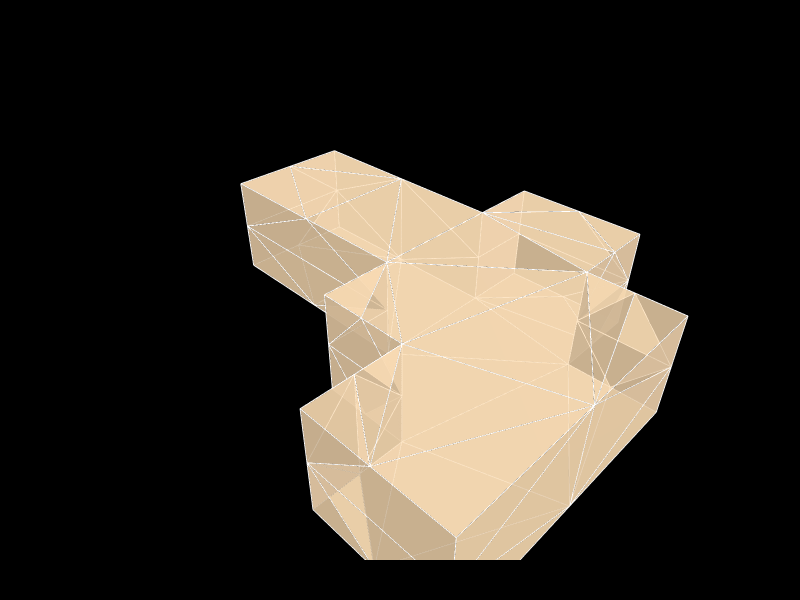

Notebook code cell kept with this figure:
### Code cell
Topology.Show(cc_building,
              faceColor=[250,220,180],
              faceOpacity=0.8,
              edgeColor="white",
              edgeWidth=2,
              showVertices=False,
              backgroundColor="black",
              width=800,
              height=600,
              renderer=renderer)

### Figure 1 — Plotly figure (JSON) as saved in the notebook; plotly's stock layout.template omitted (floating-point values rounded to 4 significant figures; data arrays with more than 128 entries replaced by an {"elided": "..."} marker saying what was removed)
{"data": [{"hoverinfo": "text", "legendgroup": "2", "legendrank": 2, "line": {"color": "white", "dash": "solid", "width": 2}, "marker": {"size": 0}, "mode": "lines", "name": "1: Untitled (Edges)", "showlegend": false, "text": "", "type": "scatter3d", "x": {"elided": "456 float values"}, "y": {"elided": "456 float values"}, "z": {"elided": "456 float values"}}, {"cmax": 1, "cmin": 0, "color": "#FADCB4", "colorscale": [[0, "#440154"], [0.1111, "#482878"], [0.2222, "#3e4989"], [0.3333, "#31688e"], [0.4444, "#26828e"], [0.5556, "#1f9e89"], [0.6667, "#35b779"], [0.7778, "#6ece58"], [0.8889, "#b5de2b"], [1, "#fde725"]], "flatshading": true, "hoverinfo": "text", "hovertext": "", "i": [0, 3, 1, 2, 3, 3, 4, 9, 9, 10, 10, 12, 6, 6, 3, 14, 4, 1, 17, 18, 4, 19, 18, 19, 12, 12, 13, 13, 3, 14, 3, 1, 25, 8, 27, 18, 25, 18, 19, 12, 12, 21, 13, 22, 23, 16, 32, 33, 34, 27, 8, 27, 17, 28, 18, 29, 12, 27, 27, 21, 31, 21, 18, 32, 33, 26, 26, 40, 35, 18, 12, 35, 38, 31, 41, 21, 32, 41, 41, 26, 34, 48, 41, 38, 44, 44, 41, 32, 45, 41, 46, 53, 53, 53, 45, 49, 49, 53, 50, 53, 55, 51, 54, 54, 53, 38, 55, 55], "j": [1, 1, 4, 5, 0, 7, 1, 10, 2, 11, 5, 0, 0, 13, 14, 1, 8, 16, 10, 10, 17, 11, 19, 5, 20, 5, 0, 22, 13, 23, 23, 14, 4, 26, 8, 17, 17, 29, 30, 27, 21, 5, 20, 20, 16, 14, 25, 26, 15, 35, 27, 16, 25, 25, 30, 30, 37, 12, 23, 38, 39, 30, 25, 15, 8, 33, 42, 15, 33, 32, 39, 37, 21, 38, 39, 32, 40, 46, 33, 46, 42, 40, 35, 43, 38, 51, 31, 45, 40, 51, 52, 34, 47, 42, 48, 43, 45, 54, 53, 50, 51, 54, 52, 42, 38, 45, 44, 54], "k": [2, 0, 2, 0, 6, 1, 8, 2, 4, 5, 2, 5, 13, 3, 7, 7, 15, 8, 9, 17, 9, 10, 10, 11, 0, 21, 20, 23, 23, 24, 14, 16, 15, 15, 16, 28, 4, 19, 5, 20, 31, 30, 22, 23, 24, 24, 15, 8, 26, 36, 36, 23, 28, 18, 29, 19, 35, 35, 20, 31, 12, 32, 32, 40, 36, 41, 34, 34, 36, 30, 37, 39, 43, 44, 31, 43, 45, 26, 35, 42, 47, 34, 39, 49, 50, 31, 51, 43, 48, 46, 42, 47, 42, 54, 34, 45, 38, 44, 44, 38, 44, 46, 46, 52, 34, 34, 54, 51], "legendgroup": "3", "legendrank": 3, "lighting": {"facenormalsepsilon": 0}, "name": "1: Untitled (Faces)", "opacity": 0.8, "showlegend": false, "showscale": false, "text": "", "type": "mesh3d", "x": [53.25, 53.25, 53.25, 53.25, 53.25, 53.25, 53.25, 53.25, -7.315, 85.49, 85.49, 85.49, -7.315, 22.97, 22.97, 42.93, -7.315, 85.49, 85.49, 85.49, -7.315, 42.93, -7.315, -7.315, -7.315, 64.21, -39.56, -7.315, 85.49, 85.49, 64.21, -39.56, 42.93, -39.56, -19.59, -39.56, -39.56, -39.56, -19.59, -39.56, 42.93, -39.56, -82.11, 42.93, -82.11, 42.93, -60.83, -82.11, 42.93, 42.93, -82.11, -60.83, -82.11, -82.11, -82.11, -82.11], "y": [57.62, 57.62, 5.435, 109.8, 5.435, 5.435, 109.8, 109.8, 5.435, 5.435, 5.435, 5.435, 5.435, 109.8, 109.8, -55.13, 57.62, -24.85, -55.13, -24.85, 57.62, -55.13, 109.8, 109.8, 109.8, -55.13, -35.17, 5.435, -55.13, -55.13, -55.13, -35.17, -55.13, -14.87, -95.73, 5.435, 5.435, 5.435, -95.73, -14.87, -75.43, -35.17, -65.45, -75.43, -65.45, -95.73, -35.17, -95.73, -95.73, -95.73, -95.73, -35.17, -35.17, -95.73, -35.17, -35.17], "z": [0, 47.59, 23.79, 23.79, 47.59, 0, 0, 47.59, 47.59, 47.59, 23.79, 0, 0, 0, 47.59, 47.59, 47.59, 47.59, 23.79, 0, 0, 0, 0, 23.79, 47.59, 47.59, 47.59, 23.79, 47.59, 0, 0, 0, 23.79, 47.59, 47.59, 23.79, 47.59, 0, 0, 0, 47.59, 23.79, 47.59, 0, 0, 23.79, 47.59, 47.59, 47.59, 0, 0, 0, 47.59, 23.79, 23.79, 0]}], "layout": {"autosize": true, "height": 600, "margin": {"b": 40, "l": 40, "r": 40, "t": 40}, "paper_bgcolor": "#000000", "plot_bgcolor": "#000000", "scene": {"aspectmode": "data", "camera": {"center": {"x": 0, "y": 0, "z": 0}, "eye": {"x": -1.25, "y": -1.25, "z": 1.25}, "projection": {"type": "perspective"}, "up": {"x": 0, "y": 0, "z": 1}}, "xaxis": {"visible": false}, "yaxis": {"visible": false}, "zaxis": {"visible": false}}, "showlegend": true, "width": 800, "xaxis": {"showgrid": false, "visible": false, "zeroline": false}, "yaxis": {"showgrid": false, "visible": false, "zeroline": false}}}
